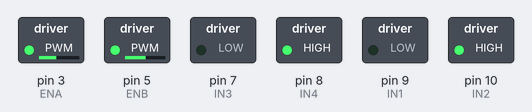
A sketch run on a simulated Arduino Uno, built with avr-gcc and run on an emulated ATmega328P. Parts: switched loads named in the sketch (green lamp = pin HIGH). What the sketch prints to the serial monitor is not drawn. At 1.8 s the program stops and its outputs stay as they are.

Above: at 0.1 s.
Timing chart, 0 to 1.6 s (numbered marks = the images above):
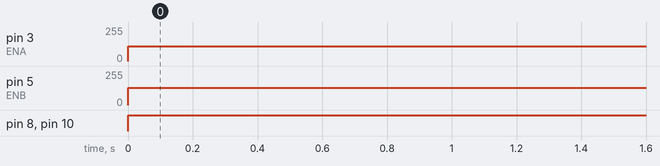

Measured:
- by itself, pin 3 (ENA): 0/255 → 110/255 at 0.00 s
- by itself, pin 5 (ENB): 0/255 → 130/255 at 0.00 s
- by itself, pin 8 (IN4), pin 10 (IN2): LOW → HIGH at 0.00 s

The sketch:

compass_turning.ino
```cpp
#include <Wire.h>
#include <QMC5883LCompass.h>  // Correct library for your sensor

// Compass object
QMC5883LCompass compass;

// Motor Driver Pins
#define motorSpeed 110
#define ENA 3
#define ENB 5
#define IN1 9
#define IN2 10
#define IN3 7
#define IN4 8

// DRDY pin for compass
// #define DRDY 2

// Calibration offset
float headingOffset = 300.0;

// Function prototype for pathSequence()
const char** pathSequence(int &size);

// Motor control functions
void moveStraight() {
    analogWrite(ENA, motorSpeed);
    analogWrite(ENB, motorSpeed + 20);
    digitalWrite(IN1, LOW);
    digitalWrite(IN2, HIGH);
    digitalWrite(IN3, HIGH);
    digitalWrite(IN4, LOW);
}

void turnLeft() {
    analogWrite(ENA, motorSpeed);
    analogWrite(ENB, motorSpeed + 20);
    digitalWrite(IN1, LOW);
    digitalWrite(IN2, HIGH);
    digitalWrite(IN3, LOW);
    digitalWrite(IN4, HIGH);
    delay(500);
}

void turnRight() {
    analogWrite(ENA, motorSpeed);
    analogWrite(ENB, motorSpeed + 20);
    digitalWrite(IN1, LOW);
    digitalWrite(IN2, HIGH);
    digitalWrite(IN3, LOW);
    digitalWrite(IN4, HIGH);
    delay(500);
}

void stopMotors() {
    digitalWrite(IN1, LOW);
    digitalWrite(IN2, LOW);
    digitalWrite(IN3, LOW);
    digitalWrite(IN4, LOW);
}

// Function to get calibrated heading
int getHeading() {
    int x = compass.getX();
    int y = -compass.getY();  // Adjusting for module rotation

    float heading = atan2(y, x) * 180 / PI;
    if (heading < 0) heading += 360;  // Convert to 0-360 range

    // Apply calibration offset
    heading -= headingOffset;
    if (heading < 0) heading += 360;

    return int(heading);
}

// Function to rotate to a specific angle
void turnToAngle(int targetAngle) {
    int currentAngle = getHeading();

    while (abs(targetAngle - currentAngle) > 5) {  // 5-degree tolerance
        if ((targetAngle - currentAngle + 360) % 360 > 180) {
            turnLeft();
        } else {
            turnRight();
        }
        delay(100);
        currentAngle = getHeading();
    }

    stopMotors();
}

// Movement functions
void turnToLeft() {
    int targetAngle = (getHeading() + 270) % 360;
    turnToAngle(targetAngle);
    moveStraight();
    delay(1000);
}

void turnToRight() {
    int targetAngle = (getHeading() + 90) % 360;
    turnToAngle(targetAngle);
    moveStraight();
    delay(1000);
}

void moveToStraight() {
    int targetAngle = 0;  // North
    turnToAngle(targetAngle);
    moveStraight();
    delay(1000);
}

void moveToBack() {
    int targetAngle = 180;  // South
    turnToAngle(targetAngle);
    moveStraight();
    delay(1000);
}

// Move robot based on a sequence of directions
void moveInSequence(const char* directions[], int size) {
    for (int i = 0; i < size; i++) {
        Serial.print("Moving: ");
        Serial.println(directions[i]);

        if (strcmp(directions[i], "left") == 0) {
            turnToLeft();
        } else if (strcmp(directions[i], "right") == 0) {
            turnToRight();
        } else if (strcmp(directions[i], "straight") == 0) {
            moveToStraight();
        } else if (strcmp(directions[i], "back") == 0) {
            moveToBack();
        }

        delay(1000);
    }
}

// Function to generate the movement sequence
const char** pathSequence(int &size) {
    static const char* sequence[] = { "right", "straight", "back"};
    size = sizeof(sequence) / sizeof(sequence[0]);
    return sequence;
}

void setup() {
    Serial.begin(9600);
    Wire.begin();

    // Initialize compass
    compass.init();
    compass.setCalibration(-3094, 1338, -4041, 2228, -1917, 1483);

    // Set motor pins as output
    pinMode(ENA, OUTPUT);
    pinMode(ENB, OUTPUT);
    pinMode(IN1, OUTPUT);
    pinMode(IN2, OUTPUT);
    pinMode(IN3, OUTPUT);
    pinMode(IN4, OUTPUT);

    //  Serial.println("Moving Forward...");
    // turnRight();
    // delay(2000);
    // stopMotors();
    // Serial.println("Stopped");
    // pinMode(DRDY, INPUT);
}

void loop() {
    int sequenceSize;
    const char** movementSequence = pathSequence(sequenceSize);

    moveInSequence(movementSequence, sequenceSize);

    while (1);
}
```
